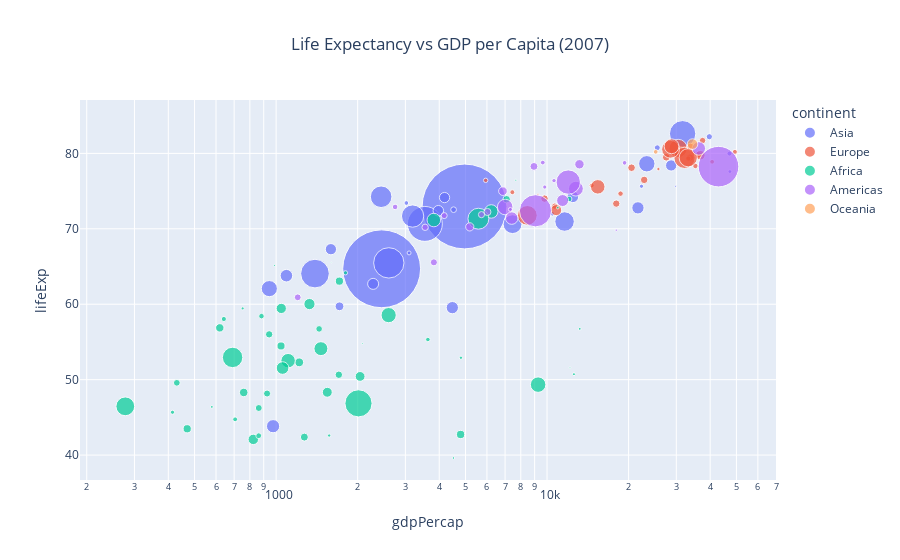

Source (notebook cell):
### Markdown cell above
## 🌍 1️⃣ Exploring Global Development Data

The Gapminder dataset contains information about life expectancy, GDP per capita, and population  
for various countries from 1952 to 2007.  

Let’s start by visualizing the data interactively with **Plotly Express**.

### Code cell
# 📈 Plotly: Interactive scatter plot
fig = px.scatter(
    df.query("year == 2007"),
    x="gdpPercap",
    y="lifeExp",
    color="continent",
    size="pop",
    hover_name="country",
    log_x=True,
    size_max=60,
    title="Life Expectancy vs GDP per Capita (2007)"
)
fig.update_layout(title_x=0.5)
fig.show()

### Figure 1 — Plotly figure (JSON) as saved in the notebook; plotly's stock layout.template omitted (floating-point values rounded to 4 significant figures)
{"data": [{"hovertemplate": "<b>%{hovertext}</b><br><br>continent=Asia<br>gdpPercap=%{x}<br>lifeExp=%{y}<br>pop=%{marker.size}<extra></extra>", "hovertext": ["Afghanistan", "Bahrain", "Bangladesh", "Cambodia", "China", "Hong Kong, China", "India", "Indonesia", "Iran", "Iraq", "Israel", "Japan", "Jordan", "Korea, Dem. Rep.", "Korea, Rep.", "Kuwait", "Lebanon", "Malaysia", "Mongolia", "Myanmar", "Nepal", "Oman", "Pakistan", "Philippines", "Saudi Arabia", "Singapore", "Sri Lanka", "Syria", "Taiwan", "Thailand", "Vietnam", "West Bank and Gaza", "Yemen, Rep."], "legendgroup": "Asia", "marker": {"color": "#636efa", "size": [31889923, 708573, 150448339, 14131858, 1318683096, 6980412, 1110396331, 223547000, 69453570, 27499638, 6426679, 127467972, 6053193, 23301725, 49044790, 2505559, 3921278, 24821286, 2874127, 47761980, 28901790, 3204897, 169270617, 91077287, 27601038, 4553009, 20378239, 19314747, 23174294, 65068149, 85262356, 4018332, 22211743], "sizemode": "area", "sizeref": 366300.0, "symbol": "circle"}, "mode": "markers", "name": "Asia", "orientation": "v", "showlegend": true, "type": "scatter", "x": [974.6, 29800.0, 1391.0, 1714.0, 4959.0, 39720.0, 2452.0, 3541.0, 11610.0, 4471.0, 25520.0, 31660.0, 4519.0, 1593.0, 23350.0, 47310.0, 10460.0, 12450.0, 3096.0, 944.0, 1091.0, 22320.0, 2606.0, 3190.0, 21650.0, 47140.0, 3970.0, 4185.0, 28720.0, 7458.0, 2442.0, 3025.0, 2281.0], "xaxis": "x", "y": [43.83, 75.64, 64.06, 59.72, 72.96, 82.21, 64.7, 70.65, 70.96, 59.55, 80.75, 82.6, 72.53, 67.3, 78.62, 77.59, 71.99, 74.24, 66.8, 62.07, 63.78, 75.64, 65.48, 71.69, 72.78, 79.97, 72.4, 74.14, 78.4, 70.62, 74.25, 73.42, 62.7], "yaxis": "y"}, {"hovertemplate": "<b>%{hovertext}</b><br><br>continent=Europe<br>gdpPercap=%{x}<br>lifeExp=%{y}<br>pop=%{marker.size}<extra></extra>", "hovertext": ["Albania", "Austria", "Belgium", "Bosnia and Herzegovina", "Bulgaria", "Croatia", "Czech Republic", "Denmark", "Finland", "France", "Germany", "Greece", "Hungary", "Iceland", "Ireland", "Italy", "Montenegro", "Netherlands", "Norway", "Poland", "Portugal", "Romania", "Serbia", "Slovak Republic", "Slovenia", "Spain", "Sweden", "Switzerland", "Turkey", "United Kingdom"], "legendgroup": "Europe", "marker": {"color": "#EF553B", "size": [3600523, 8199783, 10392226, 4552198, 7322858, 4493312, 10228744, 5468120, 5238460, 61083916, 82400996, 10706290, 9956108, 301931, 4109086, 58147733, 684736, 16570613, 4627926, 38518241, 10642836, 22276056, 10150265, 5447502, 2009245, 40448191, 9031088, 7554661, 71158647, 60776238], "sizemode": "area", "sizeref": 366300.0, "symbol": "circle"}, "mode": "markers", "name": "Europe", "orientation": "v", "showlegend": true, "type": "scatter", "x": [5937.0, 36130.0, 33690.0, 7446.0, 10680.0, 14620.0, 22830.0, 35280.0, 33210.0, 30470.0, 32170.0, 27540.0, 18010.0, 36180.0, 40680.0, 28570.0, 9254.0, 36800.0, 49360.0, 15390.0, 20510.0, 10810.0, 9787.0, 18680.0, 25770.0, 28820.0, 33860.0, 37510.0, 8458.0, 33200.0], "xaxis": "x", "y": [76.42, 79.83, 79.44, 74.85, 73.0, 75.75, 76.49, 78.33, 79.31, 80.66, 79.41, 79.48, 73.34, 81.76, 78.89, 80.55, 74.54, 79.76, 80.2, 75.56, 78.1, 72.48, 74.0, 74.66, 77.93, 80.94, 80.88, 81.7, 71.78, 79.42], "yaxis": "y"}, {"hovertemplate": "<b>%{hovertext}</b><br><br>continent=Africa<br>gdpPercap=%{x}<br>lifeExp=%{y}<br>pop=%{marker.size}<extra></extra>", "hovertext": ["Algeria", "Angola", "Benin", "Botswana", "Burkina Faso", "Burundi", "Cameroon", "Central African Republic", "Chad", "Comoros", "Congo, Dem. Rep.", "Congo, Rep.", "Cote d'Ivoire", "Djibouti", "Egypt", "Equatorial Guinea", "Eritrea", "Ethiopia", "Gabon", "Gambia", "Ghana", "Guinea", "Guinea-Bissau", "Kenya", "Lesotho", "Liberia", "Libya", "Madagascar", "Malawi", "Mali", "Mauritania", "Mauritius", "Morocco", "Mozambique", "Namibia", "Niger", "Nigeria", "Reunion", "Rwanda", "Sao Tome and Principe", "Senegal", "Sierra Leone", "Somalia", "South Africa", "Sudan", "Swaziland", "Tanzania", "Togo", "Tunisia", "Uganda", "Zambia", "Zimbabwe"], "legendgroup": "Africa", "marker": {"color": "#00cc96", "size": [33333216, 12420476, 8078314, 1639131, 14326203, 8390505, 17696293, 4369038, 10238807, 710960, 64606759, 3800610, 18013409, 496374, 80264543, 551201, 4906585, 76511887, 1454867, 1688359, 22873338, 9947814, 1472041, 35610177, 2012649, 3193942, 6036914, 19167654, 13327079, 12031795, 3270065, 1250882, 33757175, 19951656, 2055080, 12894865, 135031164, 798094, 8860588, 199579, 12267493, 6144562, 9118773, 43997828, 42292929, 1133066, 38139640, 5701579, 10276158, 29170398, 11746035, 12311143], "sizemode": "area", "sizeref": 366300.0, "symbol": "circle"}, "mode": "markers", "name": "Africa", "orientation": "v", "showlegend": true, "type": "scatter", "x": [6223.0, 4797.0, 1441.0, 12570.0, 1217.0, 430.1, 2042.0, 706.0, 1704.0, 986.1, 277.6, 3633.0, 1545.0, 2082.0, 5581.0, 12150.0, 641.4, 690.8, 13210.0, 752.7, 1328.0, 942.7, 579.2, 1463.0, 1569.0, 414.5, 12060.0, 1045.0, 759.3, 1043.0, 1803.0, 10960.0, 3820.0, 823.7, 4811.0, 619.7, 2014.0, 7670.0, 863.1, 1598.0, 1712.0, 862.5, 926.1, 9270.0, 2602.0, 4513.0, 1107.0, 883.0, 7093.0, 1056.0, 1271.0, 469.7], "xaxis": "x", "y": [72.3, 42.73, 56.73, 50.73, 52.3, 49.58, 50.43, 44.74, 50.65, 65.15, 46.46, 55.32, 48.33, 54.79, 71.34, 51.58, 58.04, 52.95, 56.73, 59.45, 60.02, 56.01, 46.39, 54.11, 42.59, 45.68, 73.95, 59.44, 48.3, 54.47, 64.16, 72.8, 71.16, 42.08, 52.91, 56.87, 46.86, 76.44, 46.24, 65.53, 63.06, 42.57, 48.16, 49.34, 58.56, 39.61, 52.52, 58.42, 73.92, 51.54, 42.38, 43.49], "yaxis": "y"}, {"hovertemplate": "<b>%{hovertext}</b><br><br>continent=Americas<br>gdpPercap=%{x}<br>lifeExp=%{y}<br>pop=%{marker.size}<extra></extra>", "hovertext": ["Argentina", "Bolivia", "Brazil", "Canada", "Chile", "Colombia", "Costa Rica", "Cuba", "Dominican Republic", "Ecuador", "El Salvador", "Guatemala", "Haiti", "Honduras", "Jamaica", "Mexico", "Nicaragua", "Panama", "Paraguay", "Peru", "Puerto Rico", "Trinidad and Tobago", "United States", "Uruguay", "Venezuela"], "legendgroup": "Americas", "marker": {"color": "#ab63fa", "size": [40301927, 9119152, 190010647, 33390141, 16284741, 44227550, 4133884, 11416987, 9319622, 13755680, 6939688, 12572928, 8502814, 7483763, 2780132, 108700891, 5675356, 3242173, 6667147, 28674757, 3942491, 1056608, 301139947, 3447496, 26084662], "sizemode": "area", "sizeref": 366300.0, "symbol": "circle"}, "mode": "markers", "name": "Americas", "orientation": "v", "showlegend": true, "type": "scatter", "x": [12780.0, 3822.0, 9066.0, 36320.0, 13170.0, 7007.0, 9645.0, 8948.0, 6025.0, 6873.0, 5728.0, 5186.0, 1202.0, 3548.0, 7321.0, 11980.0, 2749.0, 9809.0, 4173.0, 7409.0, 19330.0, 18010.0, 42950.0, 10610.0, 11420.0], "xaxis": "x", "y": [75.32, 65.55, 72.39, 80.65, 78.55, 72.89, 78.78, 78.27, 72.23, 74.99, 71.88, 70.26, 60.92, 70.2, 72.57, 76.19, 72.9, 75.54, 71.75, 71.42, 78.75, 69.82, 78.24, 76.38, 73.75], "yaxis": "y"}, {"hovertemplate": "<b>%{hovertext}</b><br><br>continent=Oceania<br>gdpPercap=%{x}<br>lifeExp=%{y}<br>pop=%{marker.size}<extra></extra>", "hovertext": ["Australia", "New Zealand"], "legendgroup": "Oceania", "marker": {"color": "#FFA15A", "size": [20434176, 4115771], "sizemode": "area", "sizeref": 366300.0, "symbol": "circle"}, "mode": "markers", "name": "Oceania", "orientation": "v", "showlegend": true, "type": "scatter", "x": [34440.0, 25190.0], "xaxis": "x", "y": [81.23, 80.2], "yaxis": "y"}], "layout": {"legend": {"itemsizing": "constant", "title": {"text": "continent"}, "tracegroupgap": 0}, "title": {"text": "Life Expectancy vs GDP per Capita (2007)", "x": 0.5}, "xaxis": {"anchor": "y", "domain": [0, 1], "title": {"text": "gdpPercap"}, "type": "log"}, "yaxis": {"anchor": "x", "domain": [0, 1], "title": {"text": "lifeExp"}}}}
